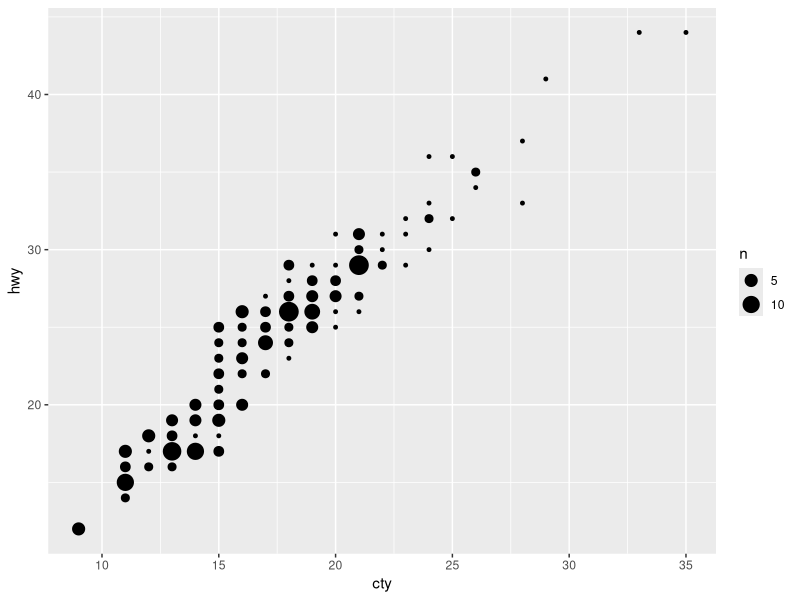
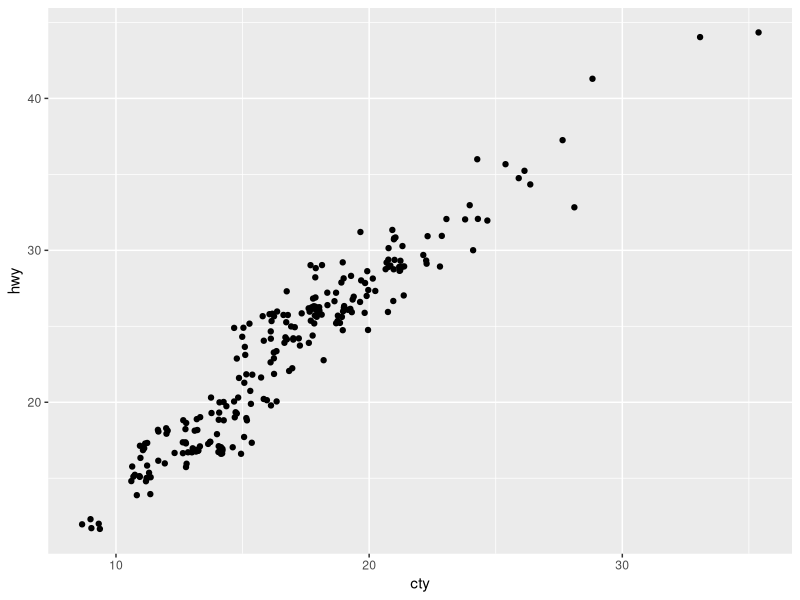
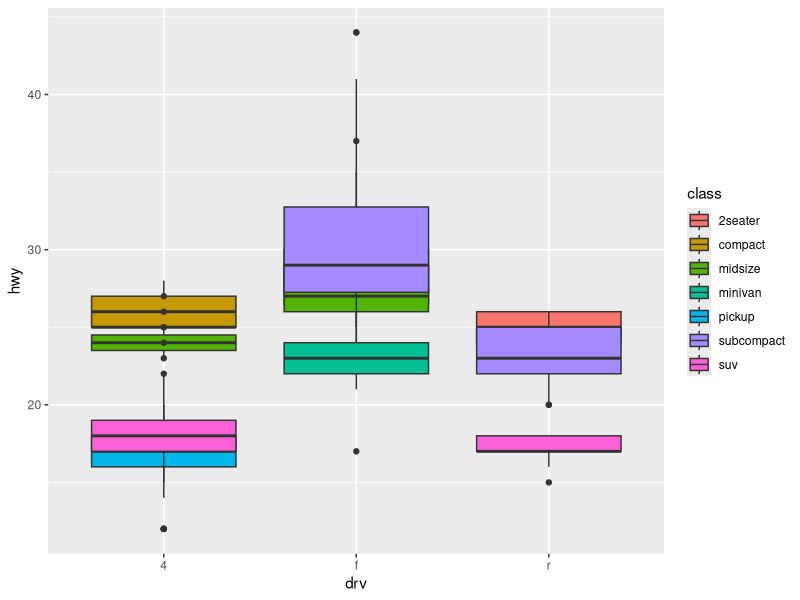
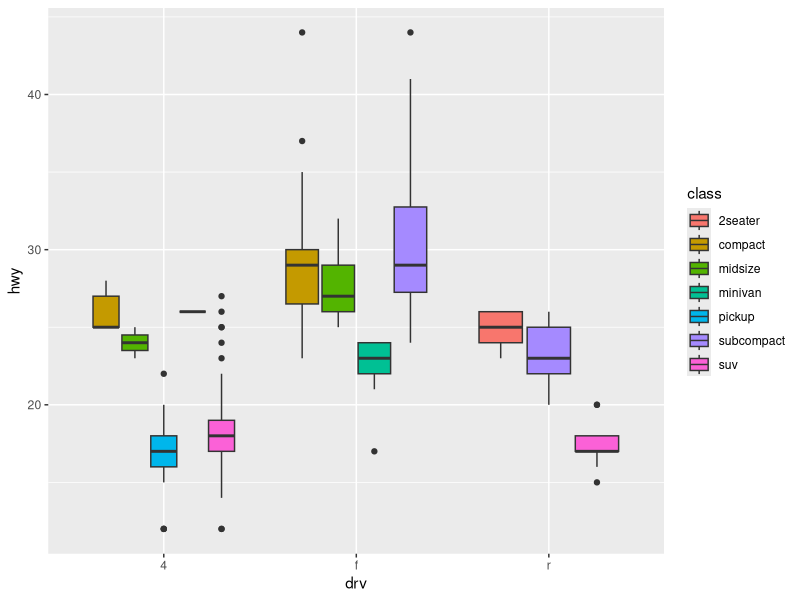
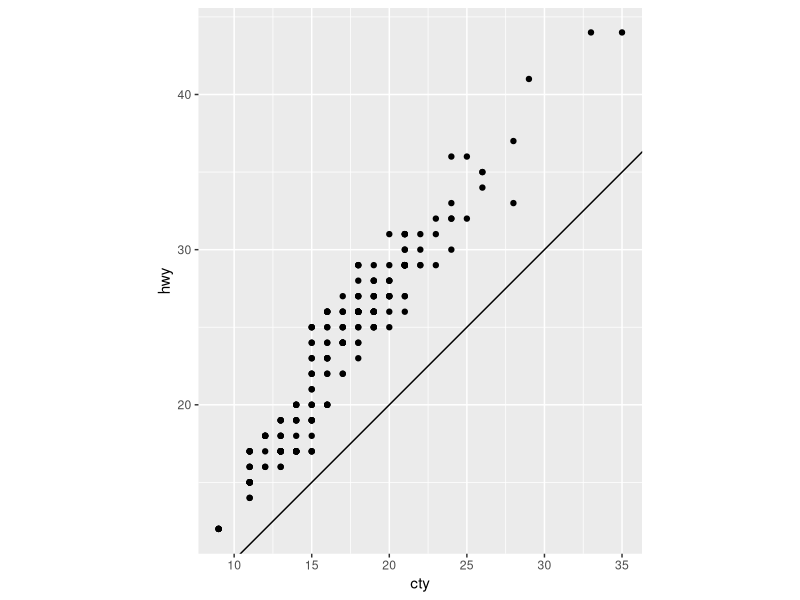

The R source for these figures, in order:
## ---- chunk 1
knitr::opts_chunk$set(echo = TRUE)
## ---- chunk 2
library(tidyverse)
ggplot(data=mpg, mapping=aes(x=cty, y=hwy))+geom_count()
## ---- chunk 3
ggplot(data=mpg, mapping=aes(x=cty, y=hwy))+geom_jitter()
## ---- chunk 4
ggplot(data=mpg, mapping=aes(x=drv, y=hwy, fill=class))+geom_boxplot(position="identity")
## ---- chunk 5
ggplot(data=mpg, mapping=aes(x=drv, y=hwy, fill=class))+geom_boxplot()
## ---- chunk 6
ggplot(data = mpg, mapping = aes(x = cty, y = hwy)) +
  geom_point() + 
  geom_abline() +
  coord_fixed()
## ---- chunk 7
my_variable <- 10
my_variable
